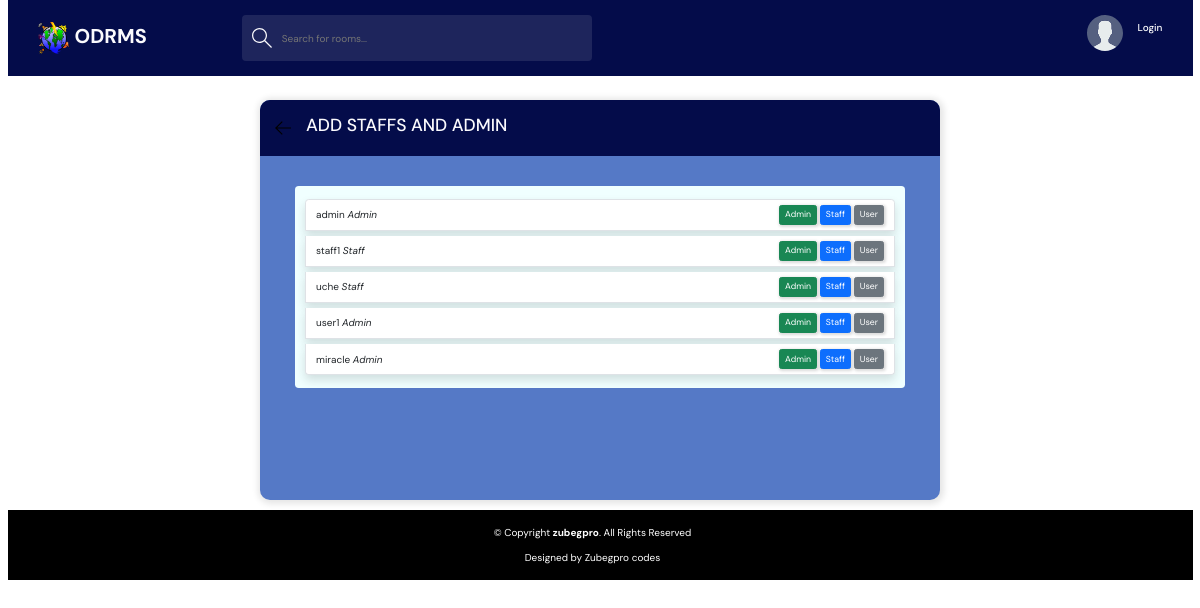
The app's page /group_user/ with its own data.
### base/models.py (models this page shows)
class CustomUser(AbstractUser):
    email = models.EmailField(unique=True,)
    bio = models.TextField(blank=True)
    nin = models.CharField(max_length=11, null=True)
    phoneNo = models.CharField(max_length=11, null=True)
    address = models.CharField(max_length=250, null=True)
    avatar = models.ImageField(null=True, upload_to='images/', default='avatar.svg')
    updated = models.DateTimeField(auto_now=True)
    created= models.DateTimeField(auto_now_add=True)
    USERNAME_FIELD = 'email'
    REQUIRED_FIELDS = []
    class Meta:
        ordering = ['updated', 'created']
    def __str__(self):
        return self.username  # Display the name of the user in the admin panel

### base/views.py (the view)
# urls.py: path('group_user/', views.creatgroup, name='group_user'),
def creatgroup(request):
    customUsers = CustomUser.objects.all()
    context ={
        "customUsers": customUsers
    }
    for use in  customUsers:
        print(use.is_staff)
    return render(request, 'base/create_group.html',context)

### base/templates/base/create_group.html (shortened to what this page needs)
{% extends 'main.html' %}
{% block content %}
<main class="create-room layout">
    <div class="container d-flex justify-content-center">
      <div class="layout__box">
        <div class="layout__boxHeader">
          <div class="layout__boxTitle">
            <a href="{% url 'home'%}">
              <svg version="1.1" xmlns="http://www.w3.org/2000/svg" width="32" height="32" viewBox="0 0 32 32">
                <title>arrow-left</title>
                <path
                  d="M13.723 2.286l-13.723 13.714 13.719 13.714 1.616-1.611-10.96-10.96h27.625v-2.286h-27.625l10.965-10.965-1.616-1.607z">
                </path>
              </svg>
            </a>
            <h3>ADD STAFFS AND ADMIN</h3>
          </div>
        </div>
        <div class="layout__body">
          <ul class="list-group m-2 p-3 h-100" style="background-color:azure;">
            {% for eachuser in customUsers%}
            <li class="list-group-item d-flex justify-content-between align-items-center my-1 shadow">
              <div>
                  <span>{{eachuser}}
                    {%if eachuser.is_superuser == True%}
                      <i>Admin</i>
                    {% elif eachuser.is_staff == True %}
                      <i>Staff</i>
                    {% else %}
                      <i>user</i>
                    {% endif%}
                  </span>
              </div>
              <div>
                  <button class="btn btn-success btn-sm mr-2 updateToAdmin"  data-customuser="{{ eachuser.id }}" data-uaction="superuser" >Admin</button>
                  <button class="btn btn-primary btn-sm mr-2 updateToStaff" data-customuser="{{ eachuser.id }}" data-uaction="staff" >Staff</button>
                  <button class="btn btn-secondary btn-sm updateToUser" data-customuser="{{ eachuser.id }}" data-uaction="user" >User</button>
              </div>
            </li>
            {%endfor%}
          </ul>
        </div>
      </div>
    </div>
  </main>
{% endblock %}

### static/styles/style.css (style rules this page uses)
:root { --color-main-light: rgb(255, 255, 255); --color-dark:#5579c6 ; --color-dark-medium: #f3f3fb; --color-dark-light: #040c4a; --color-dark-light2: #f77508; --color-light: #fbfafd; --color-gray: #fffefe; --color-light-gray:rgb(246, 235, 235); --color-bg: #02034214; --color-success: #5dd693; --color-error: #c43805; }
* { font-family: "DM Sans", -apple-system, BlinkMacSystemFont, "Segoe UI", Roboto, Oxygen, Ubuntu, Cantarell, "Open Sans", "Helvetica Neue", sans-serif; margin: 0; padding: 0; box-sizing: border-box; text-rendering: optimizeLegibility; font-size: inherit; }
html { font-size: 56.25%; }
@media only screen and (min-width: 1200px) { html { font-size: 62.5%; } }
body { line-height: 1.6; font-weight: 400; font-size: 1.5rem; color: var(--color-light-gray); background-color: var(--color-bg); min-height: 100vh; }
a { display: inline-block; color: var(--color-main) !important; text-decoration: none !important; }
.btn { background-color: transparent; border: none; display: inline-flex; align-items: center; gap: 1rem; cursor: pointer; transition: all ease-in-out 0.3s; padding: 1rem 2rem; border-radius: 5px; box-shadow: 1px 1px 3px 1px rgba(0, 0, 0, 0.15); font-weight: 500; }
.layout { margin-top: 2.4rem; }
.layout > .container { display: flex; justify-content: space-between; align-items: flex-start; }
.layout__box { width: 90%; max-width: 48rem; min-height: 40rem; background-color: var(--color-dark); border-radius: 1rem; box-shadow: 1px 1px 6px 3px rgba(0, 0, 0, 0.1); overflow: hidden; }
.layout__boxHeader { display: flex; padding: 1.5rem; background-color: var(--color-dark-light); }
.layout__boxTitle { display: flex; gap: 1.5rem; align-items: center; }
.layout__boxTitle h3 { text-transform: uppercase; font-weight: 500; color: var(--color-light); }
.layout__boxTitle svg { width: 1.6rem; height: 1.6rem; fill: var(--color-main); }
.layout__body { margin: 3rem; }
.create-room.layout .layout__box { max-width: 68rem; }

### records on screen
CustomUser: username "admin", is_superuser "Admin"
CustomUser: username "staff1", is_superuser "Staff"
CustomUser: username "uche", is_superuser "Staff"
CustomUser: username "user1", is_superuser "Admin"
CustomUser: username "miracle", is_superuser "Admin"
